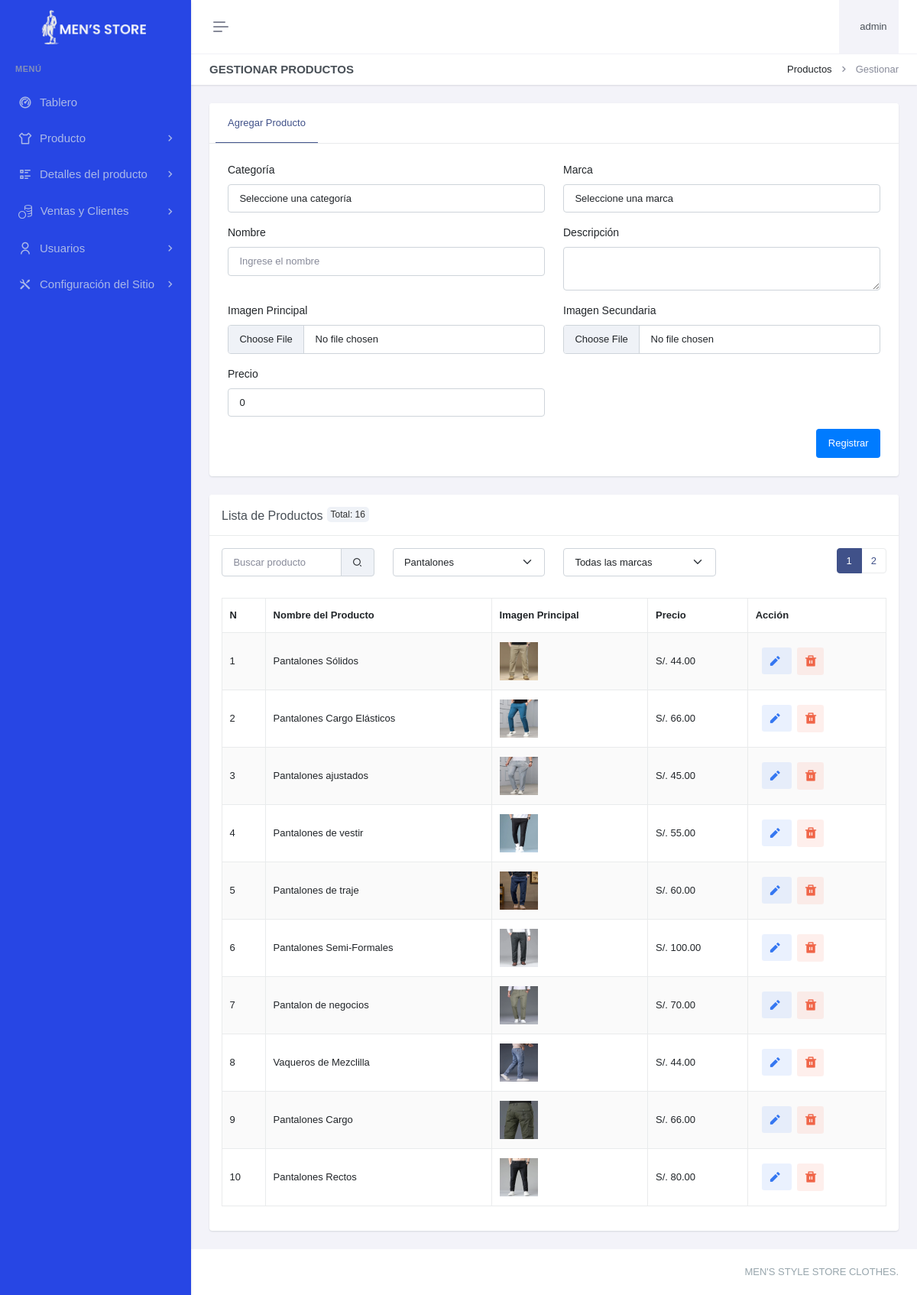
The app's page /paneladministrador/productos/productos/gestionar-producto.php?categoria=29 (signed in) with its own data.
### tables this page shows
CREATE TABLE `producto` (
  `proId` int(11) NOT NULL,
  `catId` int(11) DEFAULT NULL,
  `marId` int(11) DEFAULT NULL,
  `proNombre` varchar(50) NOT NULL,
  `proDescripcion` varchar(150) DEFAULT NULL,
  `proImg` varchar(255) DEFAULT NULL,
  `proImg2` varchar(255) DEFAULT NULL,
  `proPrecio` decimal(8,2) DEFAULT NULL,
  `proFechaRegistro` datetime DEFAULT current_timestamp() ON UPDATE current_timestamp()
);

### paneladministrador/productos/productos/gestionar-producto.php (the view, shortened to what this page needs)
<?php
include "../../header.php";
include "../../sidebar.php";
$producto_nombre = '';
$producto_descripcion = '';
$producto_precio = 0.0;
$search = isset($_GET['search']) ? trim($_GET['search']) : '';
$filter_categoria = isset($_GET['categoria']) ? trim($_GET['categoria']) : '';
$filter_marca = isset($_GET['marca']) ? trim($_GET['marca']) : '';
$pagina_actual = isset($_GET['pagina']) ? (int)$_GET['pagina'] : 1;
$registros_por_pagina = 10;
$offset = ($pagina_actual - 1) * $registros_por_pagina;
$query_total = "SELECT COUNT(*) as total FROM producto WHERE proNombre LIKE ? AND (catId = ? OR ? = '') AND (marId = ? OR ? = '')";
$stmt_total = $con->prepare($query_total);
$search_param = "%$search%";
$stmt_total->bind_param('sssss', $search_param, $filter_categoria, $filter_categoria, $filter_marca, $filter_marca);
$stmt_total->execute();
$result_total = $stmt_total->get_result();
$total_registros = $result_total->fetch_assoc()['total'];
$total_paginas = ceil($total_registros / $registros_por_pagina);
$query = "SELECT p.*, c.catNombre, m.marNombre FROM producto p
          JOIN categoria c ON p.catId = c.catId
          JOIN marca m ON p.marId = m.marId
          WHERE p.proNombre LIKE ? AND (p.catId = ? OR ? = '') AND (p.marId = ? OR ? = '')
          ORDER BY p.proId DESC
          LIMIT ? OFFSET ?";
$stmt = $con->prepare($query);
$stmt->bind_param('ssssiii', $search_param, $filter_categoria, $filter_categoria, $filter_marca, $filter_marca, $registros_por_pagina, $offset);
$stmt->execute();
$result = $stmt->get_result();
?>
<div class="main-content">
    <div class="page-content">
        <div class="container-fluid">
            <div class="row">
                <div class="col-12">
                    <div class="page-title-box d-sm-flex align-items-center justify-content-between">
                        <h4 class="mb-sm-0">Gestionar Productos</h4>
                        <div class="page-title-right">
                            <ol class="breadcrumb m-0">
                                <li class="breadcrumb-item"><a>Productos</a></li>
                                <li class="breadcrumb-item active">Gestionar</li>
                            </ol>
                        </div>
                    </div>
                </div>
            </div>
            <div class="row">
                <div class="col-xxl-9">
                    <div class="card mt-xxl-n5">
                        <div class="card-header">
                            <ul class="nav nav-tabs-custom rounded card-header-tabs border-bottom-0" role="tablist">
                                <li class="nav-item">
                                    <a class="nav-link active" data-bs-toggle="tab" role="tab" aria-selected="false">
                                        <i class="fas fa-box"></i> Agregar Producto
                                    </a>
                                </li>
                            </ul>
                        </div>
                        <div class="card-body p-4">
                            <div class="tab-content">
                                <div class="tab-pane active" id="productoDetails" role="tabpanel">
                                    <form method="POST" action="" enctype="multipart/form-data">
                                        <div class="row">
                                            <div class="col-lg-6">
                                                <div class="mb-3">
                                                    <label for="categoria_id" class="form-label">Categoría</label>
                                                    <select class="form-control" id="categoria_id" name="catId" required>
                                                        <option value="">Seleccione una categoría</option>
                                                    </select>
                                                </div>
                                            </div>
                                            <div class="col-lg-6">
                                                <div class="mb-3">
                                                    <label for="marca_id" class="form-label">Marca</label>
                                                    <select class="form-control" id="marca_id" name="marId" required>
                                                        <option value="">Seleccione una marca</option>
                                                    </select>
                                                </div>
                                            </div>
                                            <div class="col-lg-6">
                                                <div class="mb-3">
                                                    <label for="producto_nombre" class="form-label">Nombre</label>
                                                    <input type="text" class="form-control" id="producto_nombre" name="proNombre" required placeholder="Ingrese el nombre" value="<?php echo htmlspecialchars($producto_nombre); ?>">
                                                </div>
                                            </div>
                                            <div class="col-lg-6">
                                                <div class="mb-3">
                                                    <label for="producto_descripcion" class="form-label">Descripción</label>
                                                    <textarea class="form-control" id="producto_descripcion" name="proDescripcion" required><?php echo htmlspecialchars($producto_descripcion); ?></textarea>
                                                </div>
                                            </div>
                                            <div class="col-lg-6">
                                                <div class="mb-3">
                                                    <label for="producto_img" class="form-label">Imagen Principal</label>
                                                    <input type="file" class="form-control" id="producto_img" name="proImg" required>
                                                </div>
                                            </div>
                                            <div class="col-lg-6">
                                                <div class="mb-3">
                                                    <label for="producto_img2" class="form-label">Imagen Secundaria</label>
                                                    <input type="file" class="form-control" id="producto_img2" name="proImg2" required>
                                                </div>
                                            </div>
                                            <div class="col-lg-6">
                                                <div class="mb-3">
                                                    <label for="producto_precio" class="form-label">Precio</label>
                                                    <input type="number" step="0.01" class="form-control" id="producto_precio" name="proPrecio" required min="0" value="<?php echo htmlspecialchars($producto_precio); ?>">
                                                </div>
                                            </div>
                                            <div class="col-lg-12">
                                                <div class="hstack gap-2 justify-content-end">
                                                    <button type="submit" class="btn btn-primary">Registrar</button>
                                                </div>
                                            </div>
                                        </div>
                                    </form>
                                </div>
                            </div>
                        </div>
                    </div>
                    <div class="card mt-4">
                        <div class="card-header">
                            <h5 class="card-title mb-0">Lista de Productos<div class="badge-total">Total: <?php echo $total_registros; ?></div></h5>
                        </div>
                        <div class="card-body">
                        <form method="GET" action="" id="filterForm">
                        <div class="row mb-3">
                                <div class="col-md-3">
                                    <div class="input-group">
                                        <input type="text" id="search" class="form-control" placeholder="Buscar producto" value="<?php echo htmlspecialchars($search); ?>" onkeyup="if(event.keyCode == 13) window.location.href='?search='+this.value">
                                        <span class="input-group-text"><i class="ri-search-2-line"></i></span>
                                    </div>
                                </div>
                                <div class="col-md-3">
                                    <select name="categoria" class="form-select me-2" onchange="this.form.submit()">
                                        <?php
                                        $query_categorias = "SELECT * FROM categoria";
                                        $result_categorias = mysqli_query($con, $query_categorias);
                                        while ($row_categoria = mysqli_fetch_assoc($result_categorias)) {
                                            $selected = ($filter_categoria == $row_categoria['catId']) ? 'selected' : '';
                                            echo "<option value='{$row_categoria['catId']}' $selected>{$row_categoria['catNombre']}</option>";
                                        }
                                        ?>
                                    </select>
                                </div>
                                <div class="col-md-3">
                                    <select name="marca" class="form-select me-2" onchange="this.form.submit()">
                                        <option value="">Todas las marcas</option>
                                    </select>
                                </div>
                                <div class="col-md-3 d-flex justify-content-end">
                        </form>
                                <nav aria-label="Page navigation example">
                                    <ul class="pagination justify-content-center">
                                        <?php for ($i = 1; $i <= $total_paginas; $i++): ?>
                                            <li class="page-item <?php echo ($i == $pagina_actual) ? 'active' : ''; ?>">
                                                <a class="page-link" href="?pagina=<?php echo $i; ?>&search=<?php echo htmlspecialchars($search); ?>#example"><?php echo $i; ?></a>
                                            </li>
                                        <?php endfor; ?>
                                    </ul>
                                </nav>
                                </div>
                            </div>
                            <table class="table table-bordered dt-responsive nowrap table-striped align-middle" style="width:100%">
                                <thead>
                                    <tr>
                                        <th>N</th>
                                        <th>Nombre del Producto</th>
                                        <th>Imagen Principal</th>
                                        <th>Precio</th>
                                        <th class="accion-col">Acción</th>
                                    </tr>
                                </thead>
                                <tbody>
                                    <?php
                                    $numero = $offset + 1;
                                    while ($row = $result->fetch_assoc()) {
                                        $image_path1 = "../../recursos/uploads/producto/" . htmlspecialchars($row['proImg']);
                                        echo "<tr id='producto-{$row['proId']}' ondblclick='openProductModal({$row['proId']}, \"{$row['proNombre']}\", \"{$row['proDescripcion']}\", \"{$row['proImg']}\", \"{$row['proImg2']}\", {$row['proPrecio']}, \"{$row['catNombre']}\", \"{$row['marNombre']}\")'>
                                                <td>{$numero}</td>
                                                <td>" . htmlspecialchars($row['proNombre']) . "</td>
                                                <td><img src='" . $image_path1 . "' alt='" . htmlspecialchars($row['proNombre']) . "' style='width: 50px; height: 50px;'></td>
                                                <td>S/. " . htmlspecialchars($row['proPrecio']) . "</td>
                                                <td>
                                                    <a href='editarproducto.php?id={$row['proId']}' class='btn btn-soft-secondary btn-sm ms-2 me-1' aria-label='Editar' title='Editar'><i class='ri-pencil-fill align-bottom me-1' style='font-size: 1.5em;'></i></a>
                                                    <a href='javascript:void(0);' class='btn btn-soft-danger btn-sm' onclick='confirmDeleteProducto({$row['proId']})' aria-label='Eliminar' title='Eliminar'><i class=ri-delete-bin-fill align-bottom me-1' style='font-size: 1.5em;'></i></a>
                                                </td>
                                            </tr>";
                                        $numero++;
                                    }
                                    ?>
                                </tbody>
                            </table>
                        </div>
                    </div>
                </div>
            </div>
        </div>
<?php include "../../footer.php"; ?>

### records on screen
producto: proNombre "Pantalones Sólidos", proImg (picture), proPrecio "44.00"
producto: proNombre "Pantalones Cargo Elásticos", proImg (picture), proPrecio "66.00"
producto: proNombre "Pantalones ajustados", proImg (picture), proPrecio "45.00"
producto: proNombre "Pantalones de vestir", proImg (picture), proPrecio "55.00"
producto: proNombre "Pantalones de traje", proImg (picture), proPrecio "60.00"
producto: proNombre "Pantalones Semi-Formales", proImg (picture), proPrecio "100.00"
producto: proNombre "Pantalon de negocios", proImg (picture), proPrecio "70.00"
producto: proNombre "Vaqueros de Mezclilla", proImg (picture), proPrecio "44.00"
producto: proNombre "Pantalones Cargo", proImg (picture), proPrecio "66.00"
producto: proNombre "Pantalones Rectos", proImg (picture), proPrecio "80.00"

### other values on screen
$username "admin"
$total_registros "16"
form field categoria "Pantalones"
